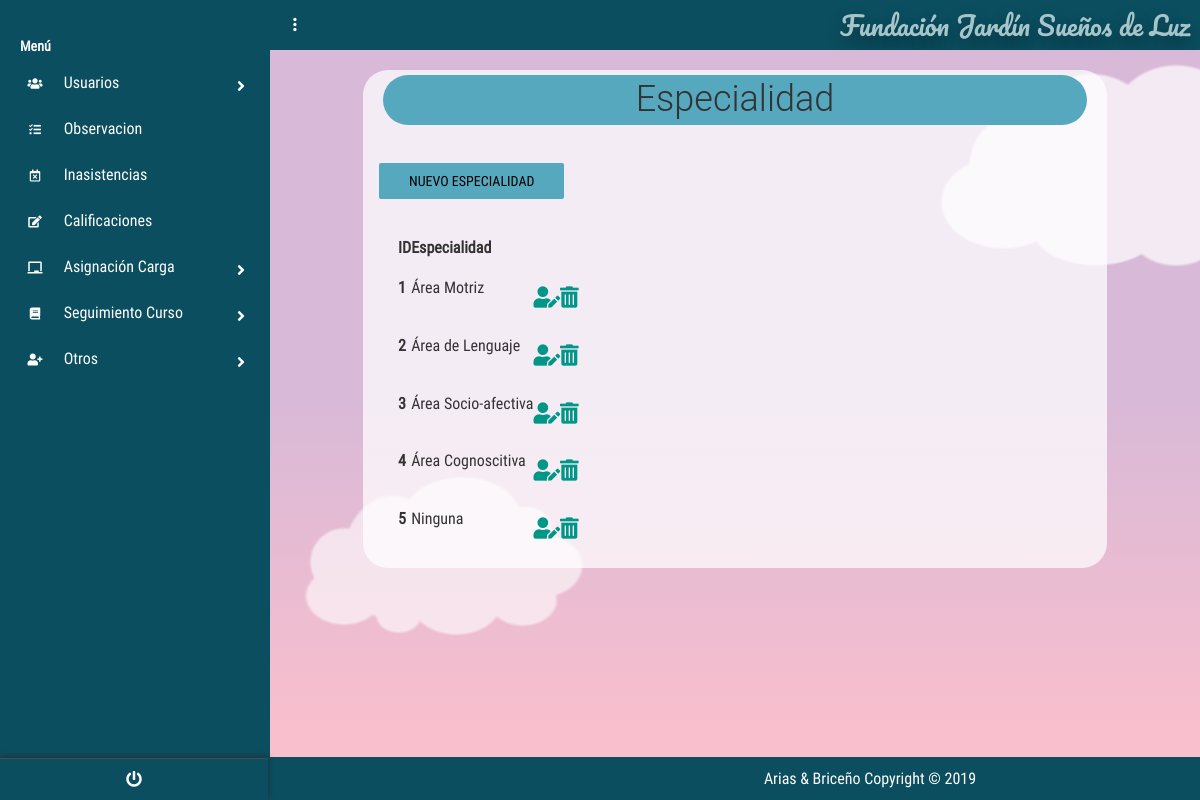
The page /?c=Especialidad&a=Index (signed in) on the database its author committed.
### tables this page shows
create table ESPECIALIDAD
(
id_Especialidad int PRIMARY KEY auto_increment ,
nombre_Especialidad varchar (50) not null
);

### controllers/EspecialidadController.php (called while the page is built, shortened)
<?php
require_once "./models/EspecialidadModel.php";
class EspecialidadController{
    public function __CONSTRUCT(){
        $this->mode = new EspecialidadModel();
    }
    public function Index(){
        include_once './views/Especialidad/EspecialidadCon.php';
    }
}

### models/Conexion.php (called while the page is built)
<?php
class Conexion{
    public static function conectar(){
        $PDO = new PDO("mysql:host=localhost;dbname=dbfundacion;charset=utf8","root","");
        $PDO->setAttribute(PDO::ATTR_ERRMODE,PDO::ERRMODE_EXCEPTION);
        return $PDO;
    }
}
?>

### models/EspecialidadModel.php (called while the page is built, shortened)
<?php
class EspecialidadModel{
    public $CNX;
    public function __construct(){
        try {
            $this->CNX= Conexion::conectar();
        } catch (Exception $e) {
            die($e->getMessage());
        }
    }
    public function listar_Especialidad(){
        try {
            $query= "SELECT * FROM Especialidad";
            $stm = $this->CNX->prepare($query);
            $stm->execute();
            return $stm->fetchAll(PDO::FETCH_OBJ);
        } catch (Exception $e){
            die($e ->getMessage());
        }
    }
}

### views/Especialidad/EspecialidadCon.php (the view, shortened to what this page needs)
<!DOCTYPE html>
<html lang="es">
<head>
    <link rel='stylesheet' href='https://cdnjs.cloudflare.com/ajax/libs/twitter-bootstrap/4.1.1/css/bootstrap.css'>
    <link rel='stylesheet' href='https://use.fontawesome.com/releases/v5.0.13/css/all.css'>
    <link rel="stylesheet" href="<?php echo SERVERURL; ?>assets/css/main.css">
    <link rel="stylesheet" href="<?php echo SERVERURL; ?>assets/css/style.css">
    <link rel="stylesheet" href="<?php echo SERVERURL; ?>assets/css/menu_Lateral.css">
    <link rel="stylesheet" href="<?php echo SERVERURL; ?>assets/css/main.css">
    <link href="https://unpkg.com/bootstrap-table@1.18.0/dist/bootstrap-table.min.css" rel="stylesheet">
</head>
<body>
    <?php include "./views/modules/navlateral.php" ?>
    <section class="full-box dashboard-contentPage">
        <?php include "./views/modules/navbar.php" ?>
        <div class="container">
            <div class="titles">
                <h1 class="tituloa ">Especialidad</h1>
                <div class="form-group" id="botones">
                    <a href="?c=Especialidad&a=nuevo" class="boton btn btn-info botones">Nuevo Especialidad</a>
                </div>
            </div>
            <div class="tablas">
            <table
                id="table"
                data-toggle="table"
                data-height="auto"
                data-search="true"
                data-show-refresh="false"
                data-show-columns="true"
                data-buttons-toolbar=".buttons-toolbar">
                <thead">
                    <tr>
                        <th data-field="ID">ID</th>
                        <th data-field="especialidad">Especialidad</th>
                        <th data-field="editar"></th>
                        <th data-field="eliminar"></th>
                    </tr>
                <tbody>
                    <?php foreach ($this->mode->listar_Especialidad() as $k ) : ?>
                    <tr>
                        <th data-field="ID" scope="row"><?php echo $k->id_Especialidad; ?></th>
                        <td data-field="especialidad"><?php echo $k->nombre_Especialidad; ?></td>
                        <th data-field="editar">
                            <div class="form-group" id="botones">
                                <a
                                    href="?c=Especialidad&a=nuevo&id_Especialidad=<?php echo $k->id_Especialidad;?>"
                                    class="fas fa-user-edit fa-lg "></a>
                            </div>
                        </th>
                        <th data-field="eliminar">
                            <div class="form-group" id="botones">
                                <a
                                    onclick="javascript:return confirm('¿Desea eliminar la especialidad?');
                                "
                                    href="?c=Especialidad&a=g_eliminar_Especialidad&id_Especialidad=<?php echo $k->id_Especialidad;?>"
                                    class="fas fa-trash-alt fa-lg"></a>
                            </div>
                        </th>
                    </tr>
                    <?php endforeach; ?>
                </tbody>
            </table>
</div>
        </div>
        <?php include "./views/modules/fondo_Form.php" ?>
    </section>
</body>
</html>

### assets/css/main.css (style rules this page uses)
body, html { background-color: #0b4e5f; width: 100%; height: 100%; margin: 0; padding: 0; position: relative; font-size: 16px; font-family: 'RobotoCondensed'; overflow: hidden; }
.full-box { margin: 0; padding: 0; width: 100%; box-sizing: border-box; }
.container { background-color: rgba(255, 255, 255, 0.726); margin-top:20px; border-radius:25px; width:80%; }
.tablas,h1 { margin:20px }
h1 { text-align: center; padding: 5px; margin: 5px; }
form .btn, .botones { background-color: #56a8be; border-color: #56a8be; }
.tituloa { background-color: #56a8be; border-color: #56a8be; border-radius: 1em; }
.dashboard-sideBar, .dashboard-contentPage { position: absolute; top: 0; height: 100%; transition: all .3s ease-in-out; }
.dashboard-contentPage { right: 0; z-index: 1; padding-left: 270px; }
.btn:not(.btn-raised).btn-info, .input-group-btn .btn:not(.btn-raised).btn-info { color: #000000; }

### assets/css/menu_Lateral.css (style rules this page uses)
body { font-size: 0.9rem; }

### views/modules/fondo_Form.php (style rules this page uses)
html { box-sizing: border-box; }
*, *:before, *:after { box-sizing: inherit; }
body { margin: 0; background: linear-gradient(#d8b9d7 50%, #ffc0cb); min-height: 100vh; display: flex; justify-content: center; align-items: center; overflow: hidden; position: relative; }

### rows shown on the page
especialidad: id_Especialidad "1", nombre_Especialidad "Área Motriz"
especialidad: id_Especialidad "2", nombre_Especialidad "Área de Lenguaje"
especialidad: id_Especialidad "3", nombre_Especialidad "Área Socio-afectiva"
especialidad: id_Especialidad "4", nombre_Especialidad "Área Cognoscitiva"
especialidad: id_Especialidad "5", nombre_Especialidad "Ninguna"

### other values the page prints
NOMBREPROYECTO "Fundación Jardín Sueños de Luz"
